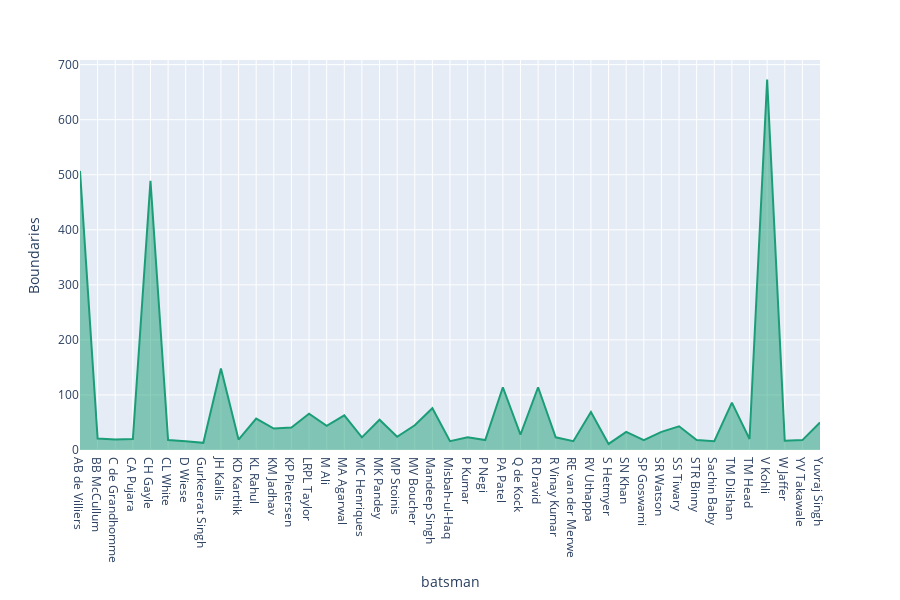

The notebook cell saved with this chart:
### Code cell
ps.area(x='batsman',y='Boundaries',data_frame=df_bo[df_bo['Boundaries']>10],color_discrete_sequence=ps.colors.qualitative.Dark2,height=600)

### Figure 1 — Plotly figure (JSON) as saved in the notebook; plotly's stock layout.template omitted (floating-point values rounded to 4 significant figures)
{"data": [{"hovertemplate": "batsman=%{x}<br>Boundaries=%{y}", "showlegend": false, "legendgroup": "", "name": "", "yaxis": "y", "hoverlabel": {"namelength": 0}, "stackgroup": "1", "mode": "lines", "xaxis": "x", "y": [507, 21, 19, 20, 489, 18, 16, 13, 148, 19, 57, 39, 41, 66, 44, 63, 23, 55, 24, 45, 76, 16, 23, 18, 114, 28, 114, 23, 16, 69, 11, 33, 18, 33, 43, 18, 16, 86, 20, 673, 17, 18, 50], "x": ["AB de Villiers", "BB McCullum", "C de Grandhomme", "CA Pujara", "CH Gayle", "CL White", "D Wiese", "Gurkeerat Singh", "JH Kallis", "KD Karthik", "KL Rahul", "KM Jadhav", "KP Pietersen", "LRPL Taylor", "M Ali", "MA Agarwal", "MC Henriques", "MK Pandey", "MP Stoinis", "MV Boucher", "Mandeep Singh", "Misbah-ul-Haq", "P Kumar", "P Negi", "PA Patel", "Q de Kock", "R Dravid", "R Vinay Kumar", "RE van der Merwe", "RV Uthappa", "S Hetmyer", "SN Khan", "SP Goswami", "SR Watson", "SS Tiwary", "STR Binny", "Sachin Baby", "TM Dilshan", "TM Head", "V Kohli", "W Jaffer", "YV Takawale", "Yuvraj Singh"], "line": {"color": "rgb(27,158,119)"}, "type": "scatter", "orientation": "v"}], "layout": {"yaxis": {"domain": [0, 1], "anchor": "x", "title": {"text": "Boundaries"}}, "height": 600, "xaxis": {"domain": [0, 1], "anchor": "y", "title": {"text": "batsman"}}, "margin": {"t": 60}, "legend": {"tracegroupgap": 0}}}
